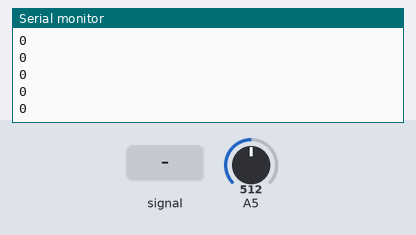
Bench run of a sketch on a simulated Arduino Uno, built with avr-gcc and run on an emulated ATmega328P. Shown: the last lines printed to the serial monitor. The inputs (shaded band) are chosen by the test bench; at power-on: A5 = 512.

Above: at 1.2 s.
1.3 s: A5 fed a 200 Hz sine of ±81 counts around its level
At 2.0 s:
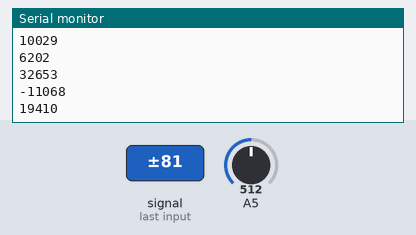
2.8 s: A5 set to 716
At 3.8 s:
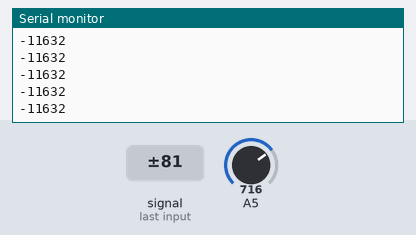
4.3 s: A5 set to 900
At 5.3 s:
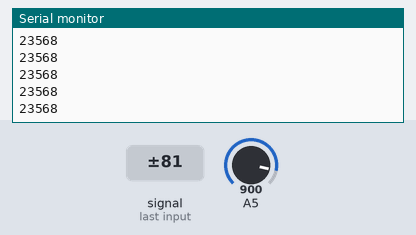
Timing chart, 0 to 7.3 s (numbered marks = the images above; inputs shaded):
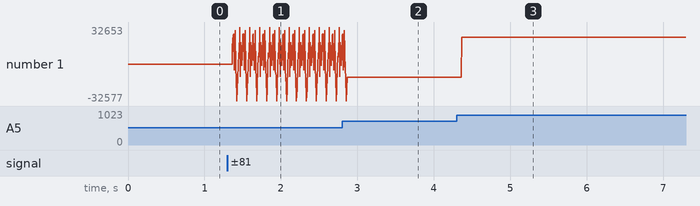

Measured:
- after the input at 1.3 s, the serial monitor: prints a new line after 0.07 s (image 1)
- after the input at 2.8 s, the serial monitor: prints a new line after 0.07 s (image 2)
- after the input at 4.3 s, the serial monitor: prints a new line after 0.07 s (image 3)
- plotted number 1: 0 → 7779 after the input at 1.3 s, 7779 → -11632 after the input at 2.8 s, -11632 → 23568 after the input at 4.3 s

The sketch:

mic_finger_det.ino
```cpp
int init1, init2;

void setup() {
//  pinMode(A4, INPUT);
  pinMode(A5, INPUT);
  Serial.begin(9600);
  long int val = 0;
  for( int i=0; i<10;i++){
    val += pow(analogRead(A5), 2);
  }
  init1 = val/10;

//  val = 0;
//  for( int i=0; i<30;i++){
//    val += analogRead(A4);
//  }
//  init2 = val/30;


}

void loop() {
  int v1, v2;
  long long int val = 0;
  for( int i=0; i<10;i++){
    val += pow(analogRead(A5), 2);
  }
  v1 = val/10;

  if (v1 - init1 > 300){
    long int st = millis();
    while(millis() - st > 20){


    }
  }


//  val = 0;
//  for( int i=0; i<30;i++){
//    val += analogRead(A4);
//  }
//  v2 = val/30;

//  Serial.print(v1);
//  Serial.print("\t");
//  Serial.println(v2);

//  int d1 = v1 - init1;
//  int d2 = v2 - init2;

  Serial.println(v1 - init1);
//  Serial.print("\t");
//  Serial.println(d2);
//  delay(100);

}
```
